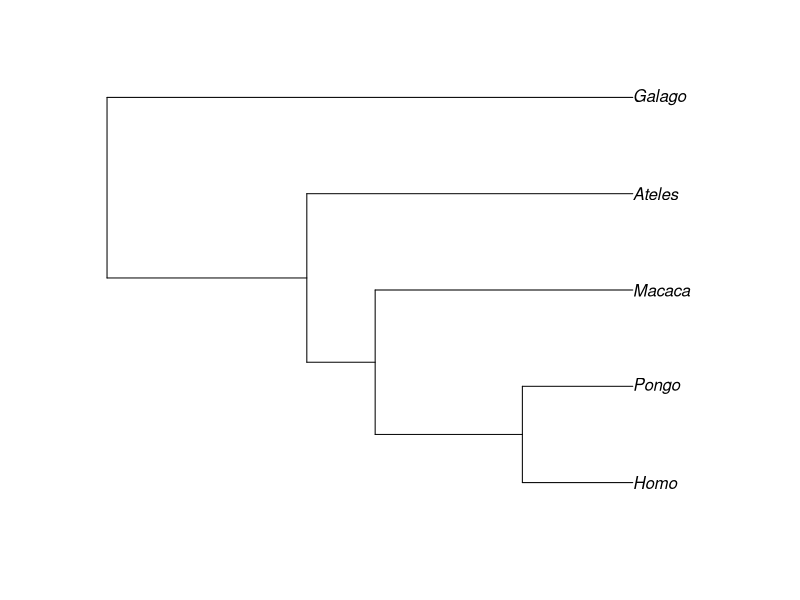
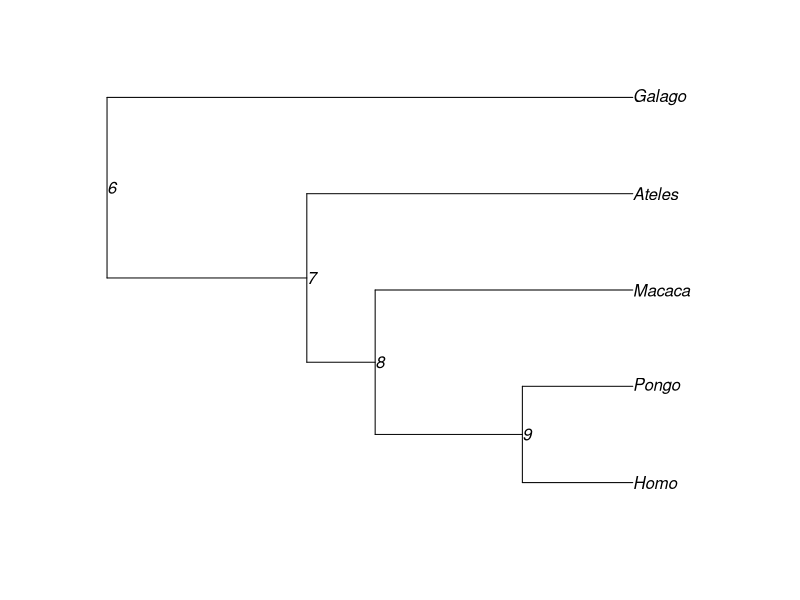
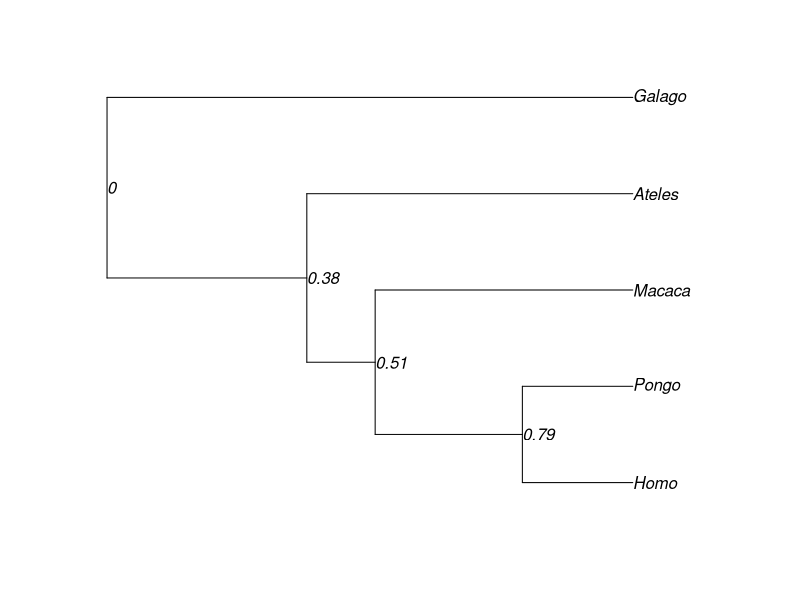

Here is the R script that generated these plots, in order:
## ---- chunk 1
X <- c(4.09434, 3.61092, 2.37024, 2.02815, -1.46968)
Y <- c(4.74493, 3.33220, 3.36730, 2.89037, 2.30259)
X
Y
names(X) <- names(Y) <- c("Homo", "Pongo", "Macaca", "Ateles", "Galago")
X
Y
## ---- chunk 2
require(ape)
require(nlme)
require(MASS)
## ---- chunk 3
tree <- read.tree(text="((((Homo:0.21,Pongo:0.21):0.28,Macaca:0.49):
0.13,Ateles:0.62):0.38,Galago:1.00);")
tree
summary(tree)
## ---- chunk 4
plot(tree)
## ---- chunk 5
names(tree)
tree$edge
## ---- chunk 6
tree$tip.label
## ---- chunk 7
tree$node.label <- c(6:9)
plot(tree, show.node.label=TRUE)
## ---- chunk 8
with( tree, cbind(tree$edge, edge.length, 
labels=c(node.label[-1], tip.label)))
## ---- chunk 9
times <- c(0, .38, .38+.13, .38+.13+.28, 1, 1, 1, 1, 1)
with( tree, cbind(tree$edge, edge.length, 
labels= c(node.label[-1], tip.label), times=times[-1]))
## ---- chunk 10
tree$node.label <- as.character(times[1:4])
plot(tree, show.node.label=TRUE)
## ---- chunk 11
tbm <- matrix(nrow = 5, ncol = 5)   # could also use length(tree$tip.label)
                          # instead of 5
rownames(tbm) <- colnames(tbm) <- tree$tip.label
tbm
## ---- chunk 12
tbm[1, ] <- c(1, .79, .51, .38, 0)
tbm[2, ] <- c(.79, 1, .51, .38, 0)
tbm[3, ] <- c(.51, .51, 1, .38, 0)
tbm[4, ] <- c(.38, .38, .38, 1, 0)
tbm[5, ] <- c(rep(0, 4), 1)
tbm
## ---- chunk 13
tbmi <- ginv(tbm)
roottbmi <- chol(tbmi)
## ---- chunk 14
Z <- roottbmi %*% Y 
U <- roottbmi %*% cbind(1, X)
## ---- chunk 15
summary(lm(Z ~ U -1))
XY <- data.frame(Y, X)
summary(gls(Y ~ X, correlation=corBrownian(phy=tree), data=XY))
## ---- chunk 16
pic.X <- pic(X, tree)
pic.Y <- pic(Y, tree)
summary(lm( pic.Y ~ pic.X -1))
